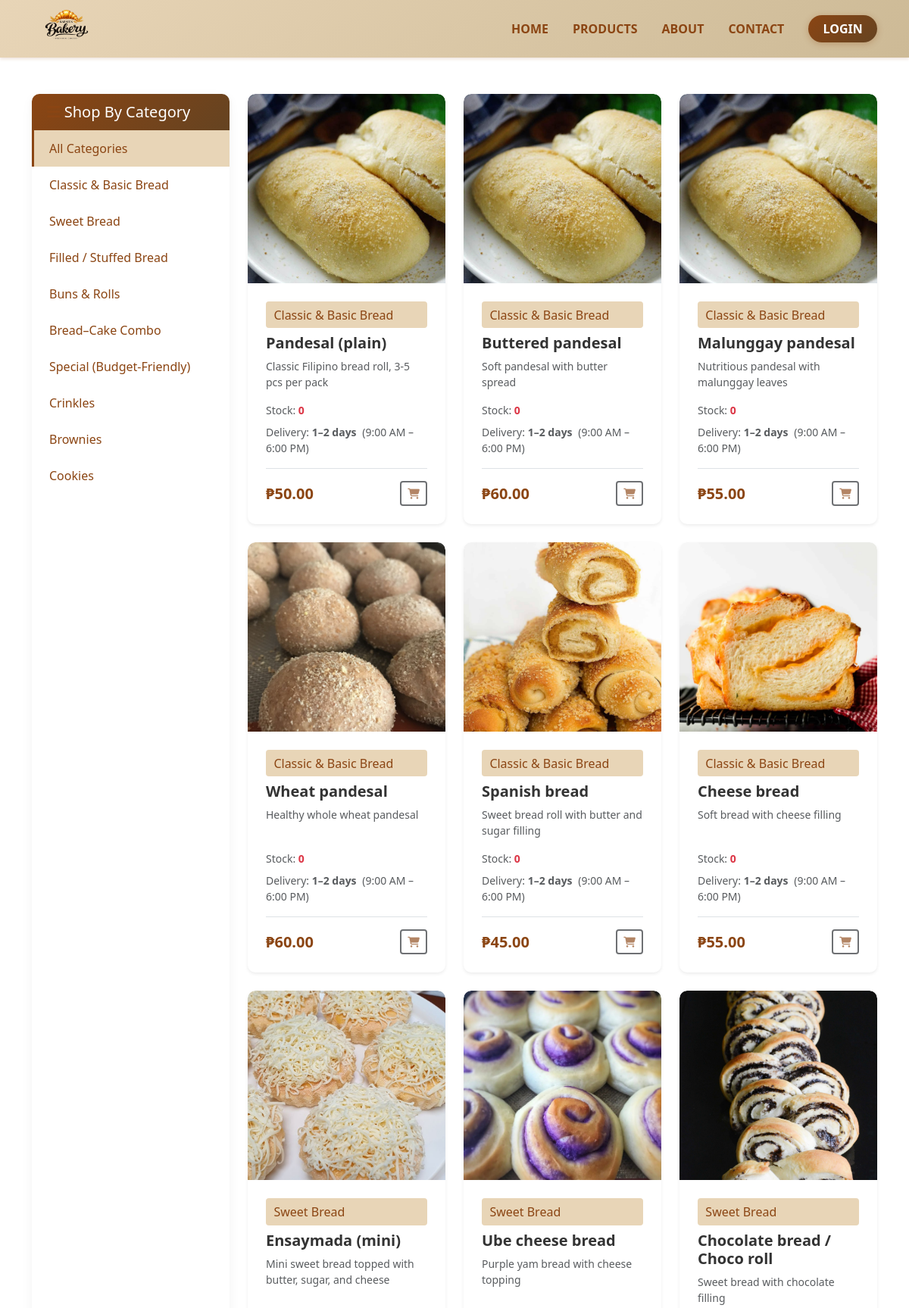
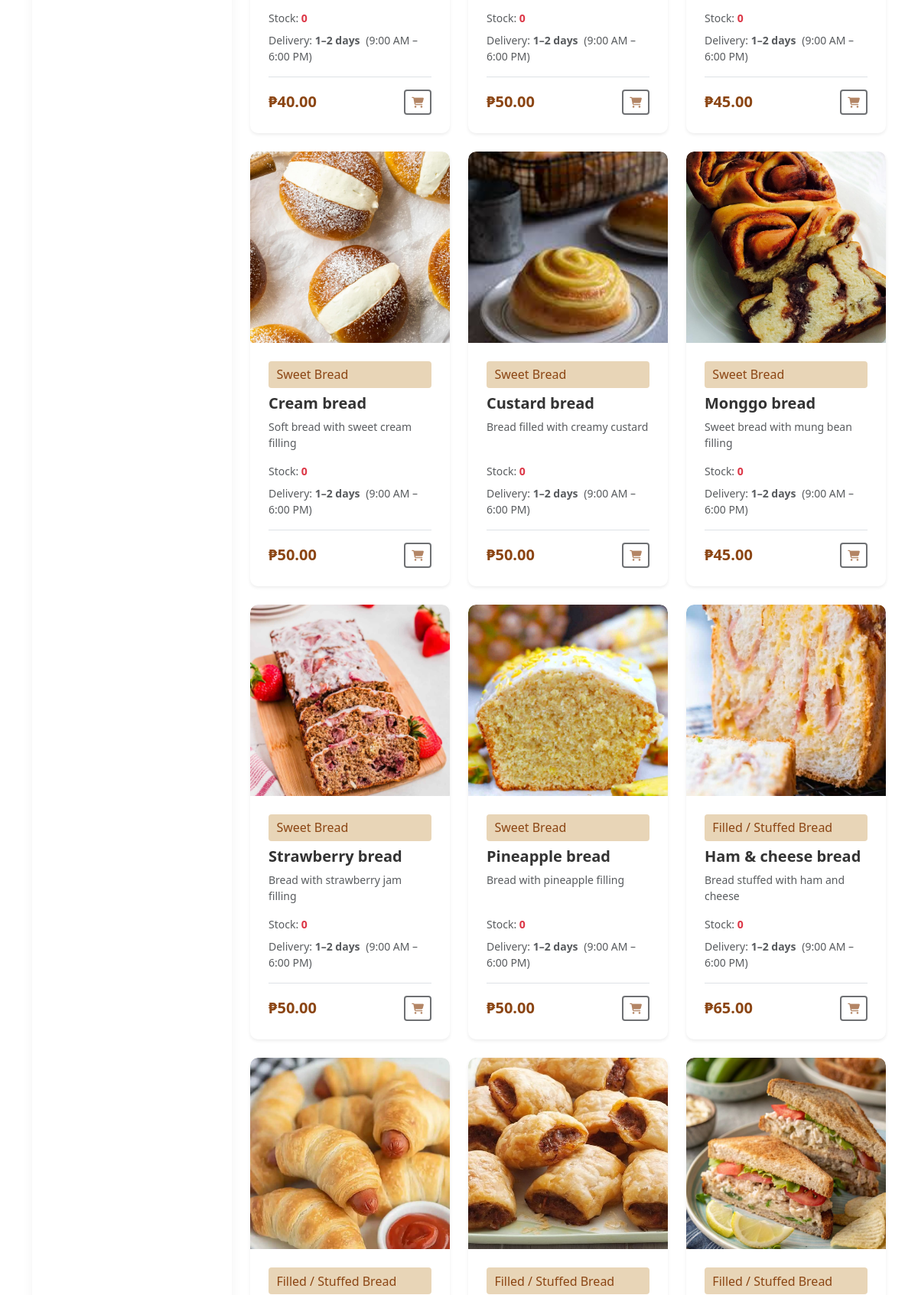
Page /backend/products.php (upper part) on the committed database (2 pictures, top to bottom).
### tables this page shows
CREATE TABLE IF NOT EXISTS items (
    itemID INT AUTO_INCREMENT PRIMARY KEY,
    packageName VARCHAR(255) NOT NULL,
    foodDescription TEXT,
    itemContains TEXT,
    categoryID INT,
    itemImage VARCHAR(255),
    size VARCHAR(50),
    status VARCHAR(20) DEFAULT 'Active',
    suitableFor INT,
    price DECIMAL(10,2) NOT NULL,
    creationDate DATETIME DEFAULT CURRENT_TIMESTAMP,
    FOREIGN KEY (categoryID) REFERENCES categories(categoryID)
);

CREATE TABLE IF NOT EXISTS categories (
    categoryID INT AUTO_INCREMENT PRIMARY KEY,
    categoryName VARCHAR(255) NOT NULL,
    creationDate DATETIME DEFAULT CURRENT_TIMESTAMP
);

### backend/connect.php (called while the page is built, shortened)
<?php
  function executePreparedQuery($query, $types = "", $params = []){
    $conn = $GLOBALS['conn'];
    try {
      $stmt = $conn->prepare($query);
    } catch (mysqli_sql_exception $e) {
      $GLOBALS['db_last_error'] = $e->getMessage();
      error_log("Prepare failed: " . $e->getMessage());
      return false;
    }
    if(!$stmt->execute()){
      $GLOBALS['db_last_error'] = $stmt->error;
      error_log("Execute failed: " . $stmt->error);
      $stmt->close();
      return false;
    }
    $result = $stmt->get_result();
    return $result;
  }
?>

### backend/includes/bootstrap.php (called while the page is built, shortened)
<?php
require_once __DIR__ . '/../connect.php';
function e($value) {
    return htmlspecialchars((string)$value, ENT_QUOTES, 'UTF-8');
}
function app_path_prefix(int $depth = 0): string {
    return str_repeat('../', $depth);
}
function product_image_url(array $itemRow, int $depth = 0): string {
    $prefix = app_path_prefix($depth);
    $name = (string)($itemRow['packageName'] ?? '');
    $folder = find_frontend_image_folder_for_product_name($name);
    if ($folder !== null) {
        $baseDir = realpath(__DIR__ . '/../../frontend/images/' . $folder);
        if ($baseDir && is_dir($baseDir)) {
            $it = new FilesystemIterator($baseDir, FilesystemIterator::SKIP_DOTS);
            foreach ($it as $fileInfo) {
                $ext = strtolower($fileInfo->getExtension());
                return $prefix . 'frontend/images/' . $folder . '/' . $fileInfo->getFilename();
            }
        }
    }
    return $prefix . 'frontend/images/placeholder.jpg';
}
function find_frontend_image_folder_for_product_name(string $productName): ?string {
    $baseDir = realpath(__DIR__ . '/../../frontend/images');
    $folders = [];
    $it = new FilesystemIterator($baseDir, FilesystemIterator::SKIP_DOTS);
    foreach ($it as $fileInfo) {
        if ($fileInfo->isDir()) {
            $folders[] = $fileInfo->getFilename();
        }
    }
    $q = strtolower(trim($productName));
    foreach ($folders as $folder) {
        $folderLower = strtolower($folder);
        if (strpos($folderLower, 'bread') !== false) {
            $subfolder = find_bread_subfolder_for_product($productName, $folder);
            if ($subfolder !== null) {
                return $folder . '/' . $subfolder;
            }
        }
    }
    return null;
}
function find_bread_subfolder_for_product(string $productName, string $breadFolder): ?string {
    $baseDir = realpath(__DIR__ . "/../../frontend/images/{$breadFolder}");
    $q = strtolower(trim($productName));
    $qTokens = preg_split('/[\s\(\)\–-]+/', $q, -1, PREG_SPLIT_NO_EMPTY);
    $bestMatch = null;
    $bestScore = 0;
    $search = function($dir, $relative = '') use (&$search, $q, $qTokens, &$bestMatch, &$bestScore) {
        $items = scandir($dir);
        foreach ($items as $item) {
            if ($item === '.' || $item === '..') continue;
            $path = $dir . DIRECTORY_SEPARATOR . $item;
            if (is_dir($path)) {
                $subfolderName = $item;
                $subLower = strtolower($subfolderName);
                $subTokens = preg_split('/[\s\(\)\–-]+/', $subLower, -1, PREG_SPLIT_NO_EMPTY);
                $score = 0;
                if ($subLower === $q) {
                    $score = 100;
                }
                foreach ($qTokens as $qt) {
                    if (strlen($qt) < 3) continue;
                    foreach ($subTokens as $st) {
                        if (strlen($st) < 3) continue;
                        if ($st === $qt) {
                            $score += 10;
                        } elseif (strpos($st, $qt) !== false || strpos($qt, $st) !== false) {
                            $score += 3;
                        }
                    }
                }
                if ($score > $bestScore) {
                    $bestScore = $score;
                    $bestMatch = ($relative ? $relative . '/' : '') . $subfolderName;
                }
            }
        }
    };
    return $bestMatch;
}

### backend/products.php (the view, shortened to what this page needs)
<?php
require_once __DIR__ . '/includes/bootstrap.php';
include(__DIR__ . "/includes/header.php");
?>
<div class="container products-page my-5">
  <div class="row">
    <div class="col-md-3">
      <div class="card sidebar-card mb-4">
        <div class="card-header">
          <h5 class="mb-0"><i class="fas fa-bars"></i> Shop By Category</h5>
        </div>
        <div class="list-group list-group-flush">
          <a href="products.php" class="list-group-item list-group-item-action <?php echo !isset($_GET['category']) ? 'active' : ''; ?>">All Categories</a>
          <?php
          $catResult = executePreparedQuery("SELECT MIN(categoryID) as categoryID, categoryName, MIN(creationDate) as creationDate FROM categories GROUP BY categoryName ORDER BY MIN(categoryID) ASC", "", []);
          while($catResult && ($cat = mysqli_fetch_assoc($catResult))):
          ?>
          <a href="products.php?category=<?php echo $cat['categoryID']; ?>"
             class="list-group-item list-group-item-action <?php echo (isset($_GET['category']) && $_GET['category'] == $cat['categoryID']) ? 'active' : ''; ?>">
            <?php echo e($cat['categoryName']); ?>
          </a>
          <?php endwhile; ?>
        </div>
      </div>
    </div>
    <div class="col-md-9">
      <div class="row">
        <?php
        $categoryId = isset($_GET['category']) ? intval($_GET['category']) : 0;
        $hasInventory = false;
        try {
            $invCheck = executePreparedQuery("SHOW TABLES LIKE 'inventory'", "", []);
            $hasInventory = ($invCheck && mysqli_num_rows($invCheck) > 0);
        } catch (Exception $e) {
            $hasInventory = false;
        }
        if ($categoryId > 0) {
          if ($hasInventory) {
            $query = "SELECT items.*, categories.categoryName, inv.stock_qty
                      FROM items
                      LEFT JOIN categories ON items.categoryID = categories.categoryID
                      LEFT JOIN inventory inv ON inv.itemID = items.itemID
                      WHERE items.status = 'Active' AND items.categoryID = ?";
          } else {
            $query = "SELECT items.*, categories.categoryName, 0 as stock_qty
                      FROM items
                      LEFT JOIN categories ON items.categoryID = categories.categoryID
                      WHERE items.status = 'Active' AND items.categoryID = ?";
          }
          $result = executePreparedQuery($query, "i", [$categoryId]);
        } else {
          if ($hasInventory) {
            $query = "SELECT items.*, categories.categoryName, inv.stock_qty
                      FROM items
                      LEFT JOIN categories ON items.categoryID = categories.categoryID
                      LEFT JOIN inventory inv ON inv.itemID = items.itemID
                      WHERE items.status = 'Active'";
          } else {
            $query = "SELECT items.*, categories.categoryName, 0 as stock_qty
                      FROM items
                      LEFT JOIN categories ON items.categoryID = categories.categoryID
                      WHERE items.status = 'Active'";
          }
          $result = executePreparedQuery($query, "", []);
        }
        if($result && mysqli_num_rows($result) > 0):
          while($row = mysqli_fetch_assoc($result)):
        ?>
        <div class="col-md-4 mb-4">
          <div class="card product-card h-100 shadow-sm border-0">
            <?php $stockQty = isset($row['stock_qty']) ? intval($row['stock_qty']) : 0; ?>
            <div class="product-image-wrapper">
              <img src="<?php echo product_image_url($row, 1); ?>"
                   class="card-img-top" alt="<?php echo e($row['packageName']); ?>">
            </div>
            <div class="card-body d-flex flex-column p-4">
              <span class="category-badge"><?php echo e($row['categoryName']); ?></span>
              <h5 class="card-title fw-bold mt-2 mb-2"><?php echo e($row['packageName']); ?></h5>
              <p class="card-text text-muted small flex-grow-1 mb-3"><?php echo e(substr($row['foodDescription'], 0, 80)); ?><?php echo strlen($row['foodDescription']) > 80 ? '...' : ''; ?></p>
              <div class="small text-muted mb-2">
                Stock: <span class="fw-semibold <?php echo $stockQty <= 5 ? 'text-danger' : 'text-success'; ?>"><?php echo $stockQty; ?></span>
              </div>
              <div class="small text-muted mb-3">
                Delivery: <span class="fw-semibold">1–2 days</span> <span class="ms-1">(9:00 AM – 6:00 PM)</span>
              </div>
              <div class="d-flex justify-content-between align-items-center mt-auto pt-3 border-top">
                <p class="h5 text-brown fw-bold mb-0">₱<?php echo number_format((float)$row['price'], 2); ?></p>
                <form method="POST" action="cart.php" class="m-0">
                  <button type="submit" class="btn btn-outline-brown btn-sm add-to-cart-btn" <?php echo $stockQty <= 0 ? 'disabled' : ''; ?>>
                    <i class="fas fa-shopping-cart"></i>
                  </button>
                </form>
              </div>
            </div>
          </div>
        </div>
        <?php
          endwhile;
        else:
        ?>
        <div class="col-12">
          <div class="alert alert-info">No products found in this category.</div>
        </div>
        <?php endif; ?>
      </div>
    </div>
  </div>
</div>
<?php include(__DIR__ . "/includes/footer.php"); ?>

### frontend/css/style.css (style rules this page uses)
:root { --brown-primary: #8B4513; --brown-dark: #654321; --brown-light: #D4A574; --brown-lighter: #E8D5B7; --brown-accent: #CDBA96; }
.text-brown { color: var(--brown-primary) !important; }
.btn-outline-brown { border: 2px solid var(--brown-primary); color: var(--brown-primary); background: transparent; transition: all 0.3s ease; }
.btn-outline-brown i { color: inherit; }
.products-page .card { border: none; border-radius: 10px; overflow: hidden; transition: all 0.3s ease; height: 100%; display: flex; flex-direction: column; }
.products-page .card-img-top { height: 250px; object-fit: cover; transition: transform 0.3s; }
.products-page .card-body { flex: 1; display: flex; flex-direction: column; padding: 1.5rem; }
.products-page .card-title { font-weight: 600; margin: 0.5rem 0; color: #333; }
.products-page .card-text { color: #6c757d; flex-grow: 1; margin-bottom: 1rem; }
.products-page .category-badge { background-color: var(--brown-lighter); color: var(--brown-primary); font-weight: 500; padding: 0.35em 0.65em; border-radius: 4px; }
.products-page .add-to-cart-btn { flex-grow: 1; }
.products-page .sidebar-card { border: none; border-radius: 10px; overflow: hidden; box-shadow: 0 5px 15px rgba(0, 0, 0, 0.05); }
.products-page .sidebar-card .card-header { background: linear-gradient(135deg, var(--brown-primary), var(--brown-dark)); color: #fff; font-weight: 600; padding: 0.75rem 1.25rem; border-bottom: none; }
.products-page .list-group-item { border: none; padding: 0.75rem 1.25rem; color: #495057; transition: all 0.2s; border-left: 3px solid transparent; }
.products-page .list-group-item:hover, .products-page .list-group-item.active { background-color: var(--brown-lighter); color: var(--brown-dark); border-left-color: var(--brown-primary); }
.product-card { transition: all 0.3s; }
.product-image-wrapper { position: relative; overflow: hidden; border-radius: 10px 10px 0 0; height: 250px; }
.product-image-wrapper img { width: 100%; height: 100%; object-fit: cover; transition: transform 0.5s ease; }
i.fas, i.far, i.fab, .fas, .far, .fab { color: var(--brown-primary); }
.card { border: 1px solid var(--brown-lighter); box-shadow: 0 2px 8px rgba(139, 69, 19, 0.1); }
.card-header { background: linear-gradient(135deg, var(--brown-primary), var(--brown-dark)); color: #fff; border-bottom: 1px solid var(--brown-dark); }
a:not(.btn):not(.nav-link):not(.dropdown-item) { color: var(--brown-primary); transition: color 0.3s ease; }
.text-brown { color: #8B4513 !important; }

### rows in the picture
items: packageName (picture), categoryID.categoryName "Classic & Basic Bread", packageName "Pandesal (plain)", foodDescription "Classic Filipino bread roll, 3-5 pcs per pack", stockQty "0", price "50.00"
items: categoryID.categoryName "Classic & Basic Bread", packageName "Buttered pandesal", foodDescription "Soft pandesal with butter spread", stockQty "0", price "60.00"
items: categoryID.categoryName "Classic & Basic Bread", packageName "Malunggay pandesal", foodDescription "Nutritious pandesal with malunggay leaves", stockQty "0", price "55.00"
items: packageName (picture), categoryID.categoryName "Classic & Basic Bread", packageName "Wheat pandesal", foodDescription "Healthy whole wheat pandesal", stockQty "0", price "60.00"
items: packageName (picture), categoryID.categoryName "Classic & Basic Bread", packageName "Spanish bread", foodDescription "Sweet bread roll with butter and sugar filling", stockQty "0", price "45.00"
items: packageName (picture), categoryID.categoryName "Classic & Basic Bread", packageName "Cheese bread", foodDescription "Soft bread with cheese filling", stockQty "0", price "55.00"
items: packageName (picture), categoryID.categoryName "Sweet Bread", packageName "Ensaymada (mini)", foodDescription "Mini sweet bread topped with butter, sugar, and cheese", stockQty "0", price "40.00"
items: packageName (picture), categoryID.categoryName "Sweet Bread", packageName "Ube cheese bread", foodDescription "Purple yam bread with cheese topping", stockQty "0", price "50.00"
items: packageName (picture), categoryID.categoryName "Sweet Bread", packageName "Chocolate bread / Choco roll", foodDescription "Sweet bread with chocolate filling", stockQty "0", price "45.00"
items: packageName (picture), categoryID.categoryName "Sweet Bread", packageName "Cream bread", foodDescription "Soft bread with sweet cream filling", stockQty "0", price "50.00"
items: packageName (picture), categoryID.categoryName "Sweet Bread", packageName "Custard bread", foodDescription "Bread filled with creamy custard", stockQty "0", price "50.00"
items: packageName (picture), categoryID.categoryName "Sweet Bread", packageName "Monggo bread", foodDescription "Sweet bread with mung bean filling", stockQty "0", price "45.00"
items: packageName (picture), categoryID.categoryName "Sweet Bread", packageName "Strawberry bread", foodDescription "Bread with strawberry jam filling", stockQty "0", price "50.00"
items: packageName (picture), categoryID.categoryName "Sweet Bread", packageName "Pineapple bread", foodDescription "Bread with pineapple filling", stockQty "0", price "50.00"
items: packageName (picture), categoryID.categoryName "Filled / Stuffed Bread", packageName "Ham & cheese bread", foodDescription "Bread stuffed with ham and cheese", stockQty "0", price "65.00"
items: packageName (picture), categoryID.categoryName "Filled / Stuffed Bread"
items: packageName (picture), categoryID.categoryName "Filled / Stuffed Bread"
items: packageName (picture), categoryID.categoryName "Filled / Stuffed Bread"

### other values in the picture
$cat['categoryName'] "Classic & Basic Bread"
$cat['categoryName'] "Sweet Bread"
$cat['categoryName'] "Filled / Stuffed Bread"
$cat['categoryName'] "Buns & Rolls"
$cat['categoryName'] "Bread–Cake Combo"
$cat['categoryName'] "Special (Budget-Friendly)"
$cat['categoryName'] "Crinkles"
$cat['categoryName'] "Brownies"
$cat['categoryName'] "Cookies"
